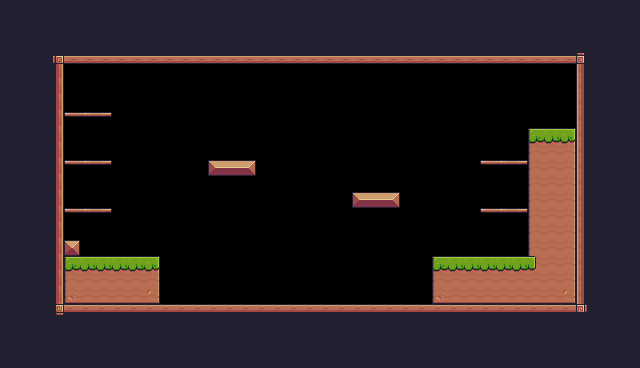

The image is a tile-based game level rendered from a .tmx file. Its description and complete source (layers, tilesets, objects, tile grids) follow:
An orthogonal 40x23 tile map with 16x16 px tiles, 1 tile layer (Background) and 29 objects (9x Fruit, 5x Platform, 2x Saw, Player, Checkpoint, ...).

<map version="1.10" tiledversion="1.10.2" orientation="orthogonal" renderorder="right-down" width="40" height="23" tilewidth="16" tileheight="16" infinite="0" nextlayerid="4" nextobjectid="35">
 <tileset firstgid="1" source="Pixel Adventure.tsx" />
 <layer id="1" name="Background" width="40" height="23">
  <properties>
   <property name="Background Color" value="Gray" />
  </properties>
  <data encoding="csv">
24,24,24,24,24,24,24,24,24,24,24,24,24,24,24,24,24,24,24,24,24,24,24,24,24,24,24,24,24,24,24,24,24,24,24,24,24,24,24,24,
24,24,24,24,24,24,24,24,24,24,24,24,24,24,24,24,24,24,24,24,24,24,24,24,24,24,24,24,24,24,24,24,24,24,24,24,24,24,24,24,
24,24,24,24,24,24,24,24,24,24,24,24,24,24,24,24,24,24,24,24,24,24,24,24,24,24,24,24,24,24,24,24,24,24,24,24,24,24,24,24,
24,24,24,92,134,134,134,134,134,134,134,134,134,134,134,134,134,134,134,134,134,134,134,134,134,134,134,134,134,134,134,134,134,134,134,134,93,24,24,24,
24,24,24,113,0,0,0,0,0,0,0,0,0,0,0,0,0,0,0,0,0,0,0,0,0,0,0,0,0,0,0,0,0,0,0,0,111,24,24,24,
24,24,24,113,0,0,0,0,0,0,0,0,0,0,0,0,0,0,0,0,0,0,0,0,0,0,0,0,0,0,0,0,0,0,0,0,111,24,24,24,
24,24,24,113,0,0,0,0,0,0,0,0,0,0,0,0,0,0,0,0,0,0,0,0,0,0,0,0,0,0,0,0,0,0,0,0,111,24,24,24,
24,24,24,113,40,41,42,0,0,0,0,0,0,0,0,0,0,0,0,0,0,0,0,0,0,0,0,0,0,0,0,0,0,0,0,0,111,24,24,24,
24,24,24,113,0,0,0,0,0,0,0,0,0,0,0,0,0,0,0,0,0,0,0,0,0,0,0,0,0,0,0,0,0,7,8,9,111,24,24,24,
24,24,24,113,0,0,0,0,0,0,0,0,0,0,0,0,0,0,0,0,0,0,0,0,0,0,0,0,0,0,0,0,0,29,30,31,111,24,24,24,
24,24,24,113,40,41,42,0,0,0,0,0,0,13,14,15,0,0,0,0,0,0,0,0,0,0,0,0,0,0,40,41,42,29,30,31,111,24,24,24,
24,24,24,113,0,0,0,0,0,0,0,0,0,0,0,0,0,0,0,0,0,0,0,0,0,0,0,0,0,0,0,0,0,29,30,31,111,24,24,24,
24,24,24,113,0,0,0,0,0,0,0,0,0,0,0,0,0,0,0,0,0,0,13,14,15,0,0,0,0,0,0,0,0,29,30,31,111,24,24,24,
24,24,24,113,40,41,42,0,0,0,0,0,0,0,0,0,0,0,0,0,0,0,0,0,0,0,0,0,0,0,40,41,42,29,30,31,111,24,24,24,
24,24,24,113,0,0,0,0,0,0,0,0,0,0,0,0,0,0,0,0,0,0,0,0,0,0,0,0,0,0,0,0,0,29,30,31,111,24,24,24,
24,24,24,113,35,0,0,0,0,0,0,0,0,0,0,0,0,0,0,0,0,0,0,0,0,0,0,0,0,0,0,0,0,29,30,31,111,24,24,24,
24,24,24,113,7,8,8,8,8,9,0,0,0,0,0,0,0,0,0,0,0,0,0,0,0,0,0,7,8,8,8,8,8,33,30,31,111,24,24,24,
24,24,24,113,29,30,30,30,30,31,0,0,0,0,0,0,0,0,0,0,0,0,0,0,0,0,0,29,30,30,30,30,30,30,30,31,111,24,24,24,
24,24,24,113,51,52,52,52,52,53,0,0,0,0,0,0,0,0,0,0,0,0,0,0,0,0,0,51,52,52,52,52,52,52,52,53,111,24,24,24,
24,24,24,114,90,90,90,90,90,90,90,90,90,90,90,90,90,90,90,90,90,90,90,90,90,90,90,90,90,90,90,90,90,90,90,90,115,24,24,24,
24,24,24,24,24,24,24,24,24,24,24,24,24,24,24,24,24,24,24,24,24,24,24,24,24,24,24,24,24,24,24,24,24,24,24,24,24,24,24,24,
24,24,24,24,24,24,24,24,24,24,24,24,24,24,24,24,24,24,24,24,24,24,24,24,24,24,24,24,24,24,24,24,24,24,24,24,24,24,24,24,
24,24,24,24,24,24,24,24,24,24,24,24,24,24,24,24,24,24,24,24,24,24,24,24,24,24,24,24,24,24,24,24,24,24,24,24,24,24,24,24
</data>
 </layer>
 <objectgroup id="2" name="Spawnpoints">
  <object id="1" name="Player" type="Player" x="128" y="224" width="32" height="32" />
  <object id="2" name="Bananas" type="Fruit" x="80" y="80" width="32" height="32" />
  <object id="3" name="Orange" type="Fruit" x="80" y="128" width="32" height="32" />
  <object id="4" name="Apple" type="Fruit" x="80" y="176" width="32" height="32" />
  <object id="5" name="Cherries" type="Fruit" x="208" y="128" width="32" height="32" />
  <object id="6" name="Cherries" type="Fruit" x="224" y="128" width="32" height="32" />
  <object id="8" name="Cherries" type="Fruit" x="352" y="160" width="32" height="32" />
  <object id="9" name="Cherries" type="Fruit" x="368" y="160" width="32" height="32" />
  <object id="10" name="Kiwi" type="Fruit" x="480" y="128" width="32" height="32" />
  <object id="11" name="Kiwi" type="Fruit" x="496" y="176" width="32" height="32" />
  <object id="30" name="Saw" type="Saw" x="288" y="288" width="32" height="32">
   <properties>
    <property name="isVertical" type="bool" value="false" />
    <property name="offsetNeg" type="float" value="8" />
    <property name="offsetPos" type="float" value="7" />
   </properties>
  </object>
  <object id="31" name="Saw" type="Saw" x="288" y="144" width="32" height="32">
   <properties>
    <property name="isVertical" type="bool" value="true" />
    <property name="offsetNeg" type="float" value="3" />
    <property name="offsetPos" type="float" value="4" />
   </properties>
  </object>
  <object id="32" name="Flag" type="Checkpoint" x="528" y="64" width="64" height="64" />
  <object id="34" name="Collected Fruits" type="Collected Fruits" x="48" y="16" width="64" height="32" />
 </objectgroup>
 <objectgroup id="3" name="Collisions">
  <object id="12" x="48" y="48" width="544" height="16" />
  <object id="13" x="48" y="304" width="544" height="16" />
  <object id="14" x="576" y="64" width="16" height="240" />
  <object id="15" x="48" y="64" width="16" height="240" />
  <object id="16" x="208" y="160" width="48" height="16" />
  <object id="17" x="352" y="192" width="48" height="16" />
  <object id="18" x="432" y="256" width="96" height="48" />
  <object id="19" x="64" y="256" width="96" height="48" />
  <object id="20" x="64" y="240" width="16" height="16" />
  <object id="21" name="Platform" type="Platform" x="64" y="112" width="48" height="16" />
  <object id="23" name="Platform" type="Platform" x="64" y="160" width="48" height="16" />
  <object id="25" name="Platform" type="Platform" x="64" y="208" width="48" height="16" />
  <object id="26" name="Platform" type="Platform" x="480" y="160" width="48" height="16" />
  <object id="27" name="Platform" type="Platform" x="480" y="208" width="48" height="16" />
  <object id="33" x="528" y="128" width="48" height="176" />
 </objectgroup>
</map>
